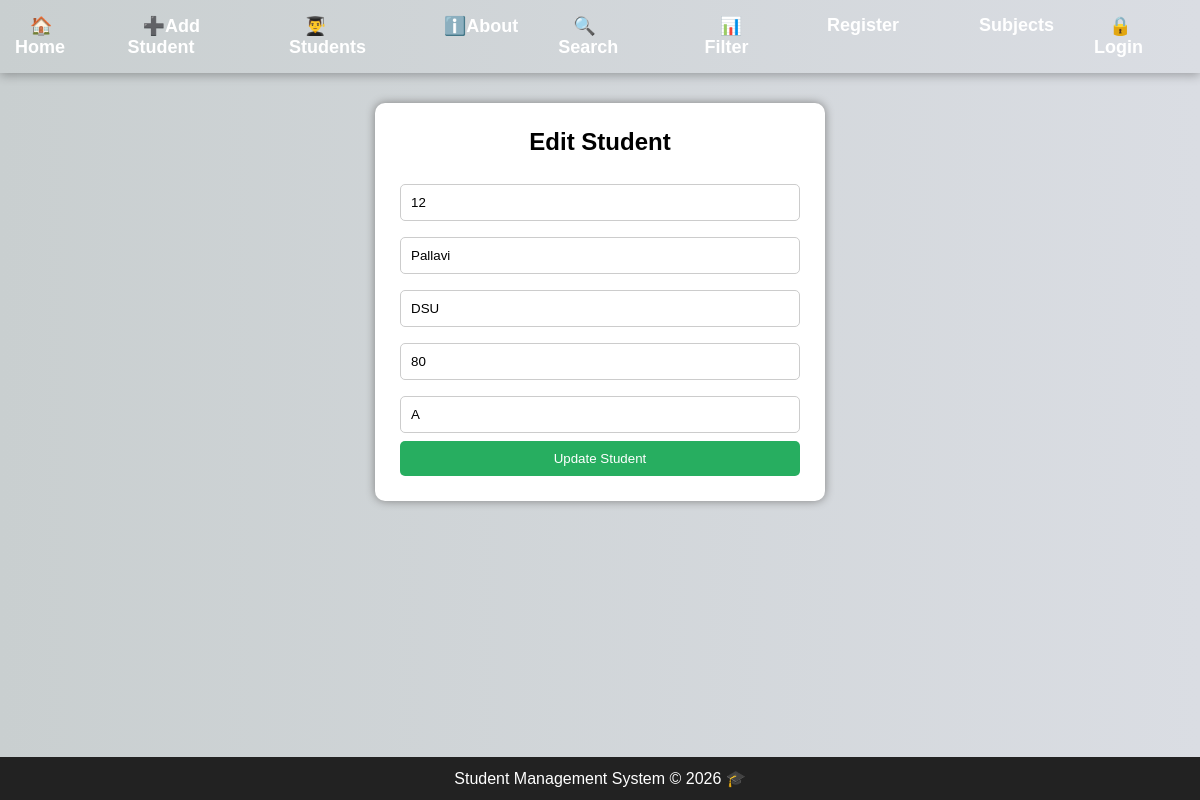
The app's page /edit/12 with its own data.
### tables this page shows
CREATE TABLE students (
    Rollno INTEGER PRIMARY KEY,
    Name TEXT NOT NULL,
    Subject TEXT NOT NULL,
    Marks INTEGER NOT NULL,
    Grade TEXT,
    Action TEXT
);

### app.py (the view, shortened to what this page needs)
@app.route('/edit/<int:Rollno>', methods=['GET', 'POST'])
def edit_student(Rollno):
    conn = get_db()
    student = conn.execute(
        "SELECT * FROM students WHERE Rollno=?",
        (Rollno,)
    ).fetchone()
    conn.close()
    return render_template(
        'edit_student.html',
        student=student
    )

### app.py (called while the page is built)
def get_db():
    conn = sqlite3.connect("student.db")
    conn.row_factory = sqlite3.Row
    return conn

### templates/edit_student.html (shortened to what this page needs)
{% extends 'base.html' %}
{% block content %}
<div class="form-container">
    <h2>Edit Student</h2>
    <form method="POST">
        <input type="number"
               name="Rollno"
               value="{{ student['Rollno'] }}"
               readonly>
        <input type="text"
               name="Name"
               value="{{ student['Name'] }}"
               required>
        <input type="text"
               name="Subject"
               value="{{ student['Subject'] }}"
               required>
        <input type="number"
               name="Marks"
               value="{{ student['Marks'] }}"
               required>
        <input type="text"
               name="Grade"
               value="{{ student['Grade'] }}"
               required>
        <button type="submit">Update Student</button>
    </form>
</div>
{% endblock %}

### templates/base.html (style rules this page uses)
* { margin:0; padding:0; box-sizing:border-box; font-family:Arial, sans-serif; }
body { background:linear-gradient(to right,#c9cfd0,#dadde3); min-height:100vh; }

### templates/edit_student.html (style rules this page uses)
.form-container { width:450px; margin:30px auto; background:white; padding:25px; border-radius:10px; box-shadow:0 0 10px gray; }
h2 { text-align:center; margin-bottom:20px; }
input { width:100%; padding:10px; margin:8px 0; border:1px solid #ccc; border-radius:5px; }
button { width:100%; padding:10px; background:#27ae60; color:white; border:none; border-radius:5px; cursor:pointer; }

### records on screen
students: Rollno "12", Name "Pallavi", Subject "DSU", Marks "80", Grade "A"
